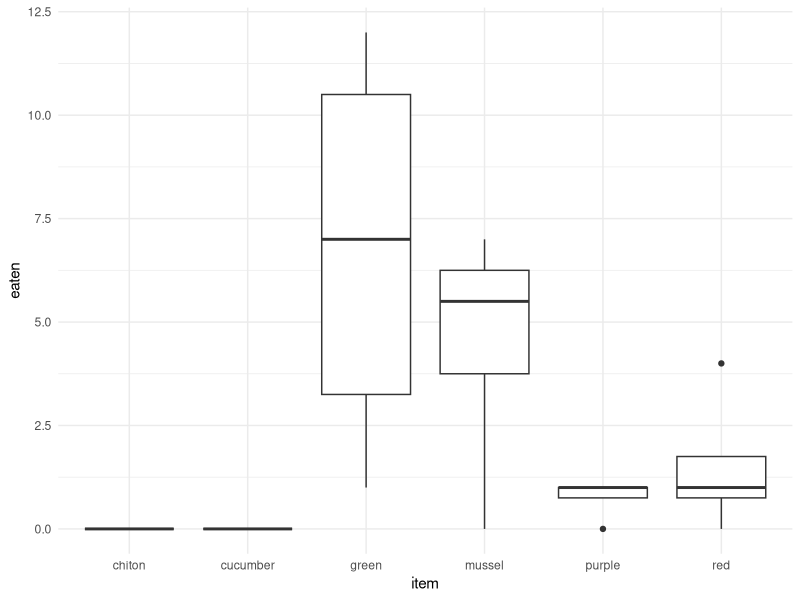
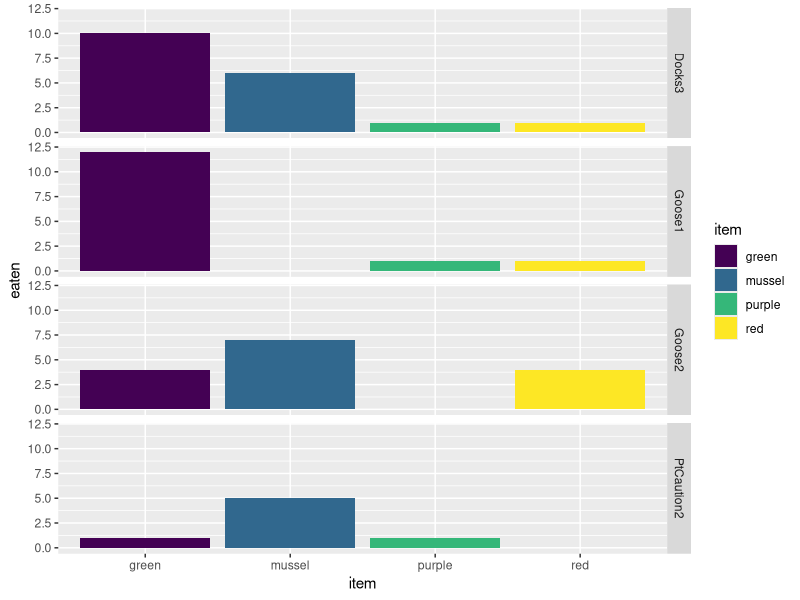
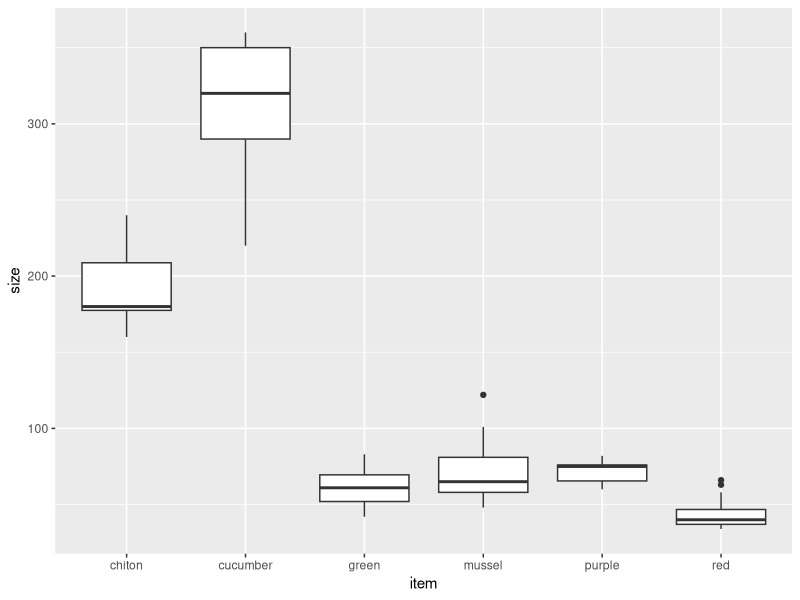
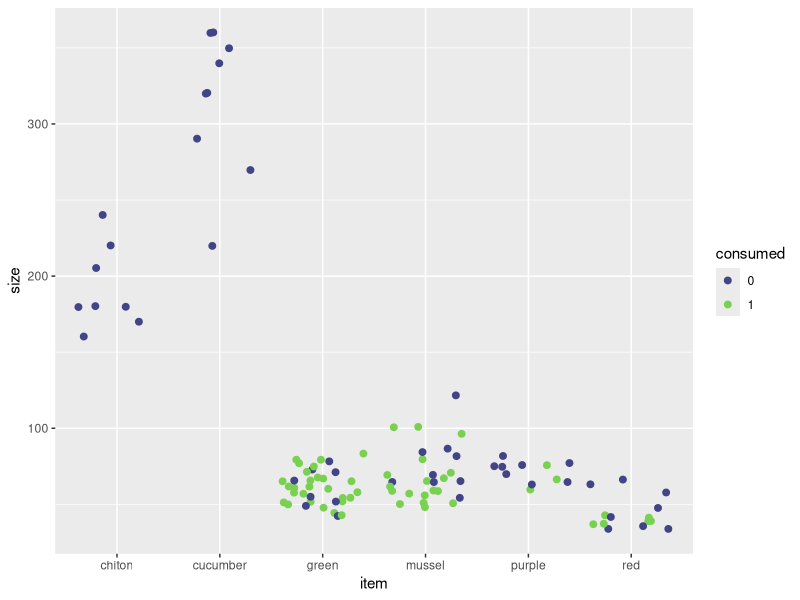

Write R code to recreate these figures, in order.
#++++++++++++++++++++++++++++++++++++++++++++++++++++++++++++++++++++++++++++++++++
#                                                                                ##
# Pycno Feeding Preference Cafeteria Experiment                                  ##
# Data are current as of 2022-08-04                                              ##
# Data source: Ross Whippo - OIMB/FHL                                            ##
# R code prepared by Ross Whippo                                                 ##
# Last updated 2022-08-04                                                        ##
#                                                                                ##
#++++++++++++++++++++++++++++++++++++++++++++++++++++++++++++++++++++++++++++++++++

# SUMMARY:


# Required Files (check that script is loading latest version):
# PycnoFeeding_cafeteria.csv

# Associated Scripts:
# FILE.R

# TO DO 

# +++++++++++++++++++++++++++++++++++++++++++++++++++++++++++++++++++++++++++++++++
# TABLE OF CONTENTS                                                            ####
#                                                                                 +
# RECENT CHANGES TO SCRIPT                                                        +
# LOAD PACKAGES                                                                   +
# READ IN AND PREPARE DATA                                                        +
# MANIPULATE DATA                                                                 +
#                                                                                 +
#++++++++++++++++++++++++++++++++++++++++++++++++++++++++++++++++++++++++++++++++++

#++++++++++++++++++++++++++++++++++++++++++++++++++++++++++++++++++++++++++++++++++
# RECENT CHANGES TO SCRIPT                                                     ####
#++++++++++++++++++++++++++++++++++++++++++++++++++++++++++++++++++++++++++++++++++

# 2022-08-04 Script created

#++++++++++++++++++++++++++++++++++++++++++++++++++++++++++++++++++++++++++++++++++
# LOAD PACKAGES                                                                ####
#++++++++++++++++++++++++++++++++++++++++++++++++++++++++++++++++++++++++++++++++++

library(tidyverse)
library(viridis)

#++++++++++++++++++++++++++++++++++++++++++++++++++++++++++++++++++++++++++++++++++
# READ IN AND PREPARE DATA                                                     ####
#++++++++++++++++++++++++++++++++++++++++++++++++++++++++++++++++++++++++++++++++++

cafeteria <- read_csv("Data/PycnoFeeding_cafeteria.csv")

#++++++++++++++++++++++++++++++++++++++++++++++++++++++++++++++++++++++++++++++++++
# MANIPULATE DATA                                                              ####
#++++++++++++++++++++++++++++++++++++++++++++++++++++++++++++++++++++++++++++++++++

# create column for counts of consumed critters
consumed <- cafeteria %>%
  mutate(consumed = as.integer(!(is.na(consumed_date)))) %>%
  group_by(pycnoID, item) %>%
  summarise(eaten = sum(consumed))

#++++++++++++++++++++++++++++++++++++++++++++++++++++++++++++++++++++++++++++++++++
# FIGURES                                                                      ####
#++++++++++++++++++++++++++++++++++++++++++++++++++++++++++++++++++++++++++++++++++

# boxplot of number of items consumed per pycno

consumed %>%
  ggplot(aes(x = item, y = eaten)) +
  geom_boxplot() +
  theme_minimal()

# barplot of consumption by pycno
consumed %>% filter(item %in% c('green', 'mussel', 'red', 'purple')) %>%
  ggplot(aes(x = item, y = eaten, fill = item)) +
  geom_col() +
  scale_fill_viridis(discrete = TRUE) +
  facet_grid(pycnoID~.)

# barplot of prey sizes
cafeteria %>%
  ggplot(aes(x = item, y = size)) +
  geom_boxplot()

# consumed prey by size
cafeteria %>%
  mutate(consumed = as.character(as.integer(!(is.na(consumed_date))))) %>%
  ggplot(aes(x = item, y = size, color = consumed)) +
  geom_point(size = 2, position = "jitter") +
  scale_color_viridis(discrete = TRUE, begin = 0.2, end = 0.8, option = "D")



####
#<<<<<<<<<<<<<<<<<<<<<<<<<<END OF SCRIPT>>>>>>>>>>>>>>>>>>>>>>>>#

# SCRATCH PAD ####

here <- cafeteria %>%
  mutate(consumed = as.integer(!(is.na(consumed_date))))
